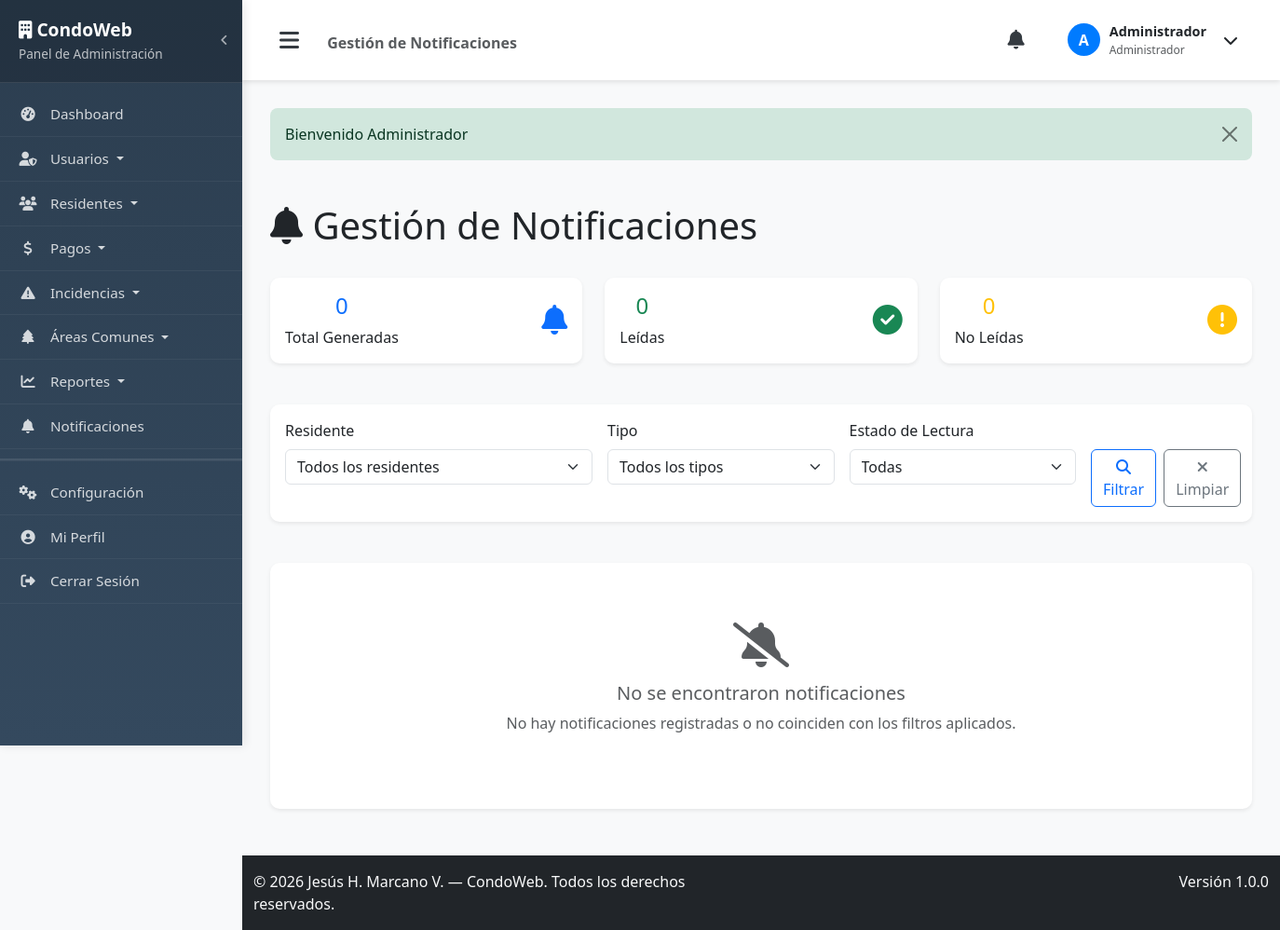
The app's page /notifications/admin (signed in), older data.
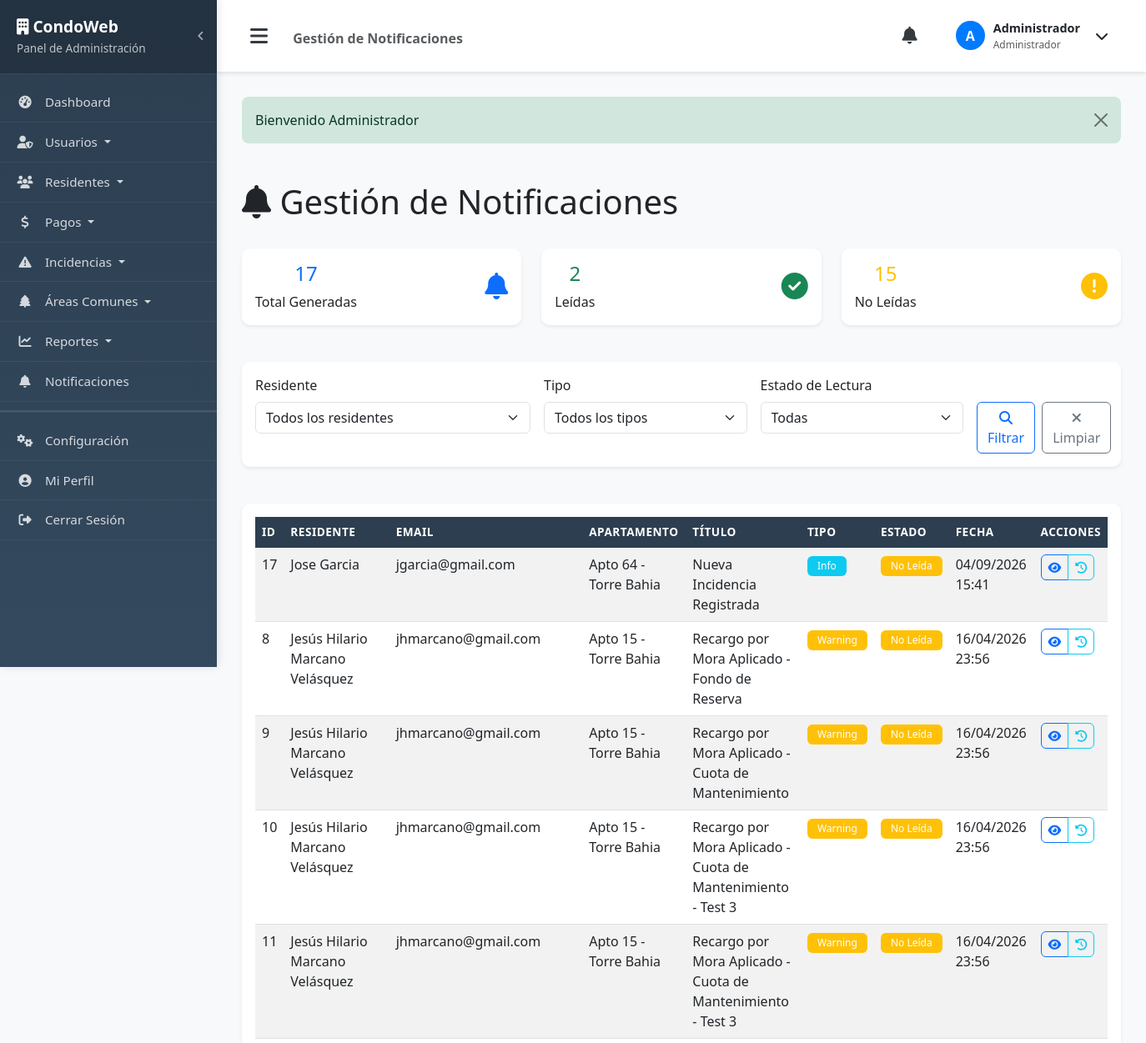
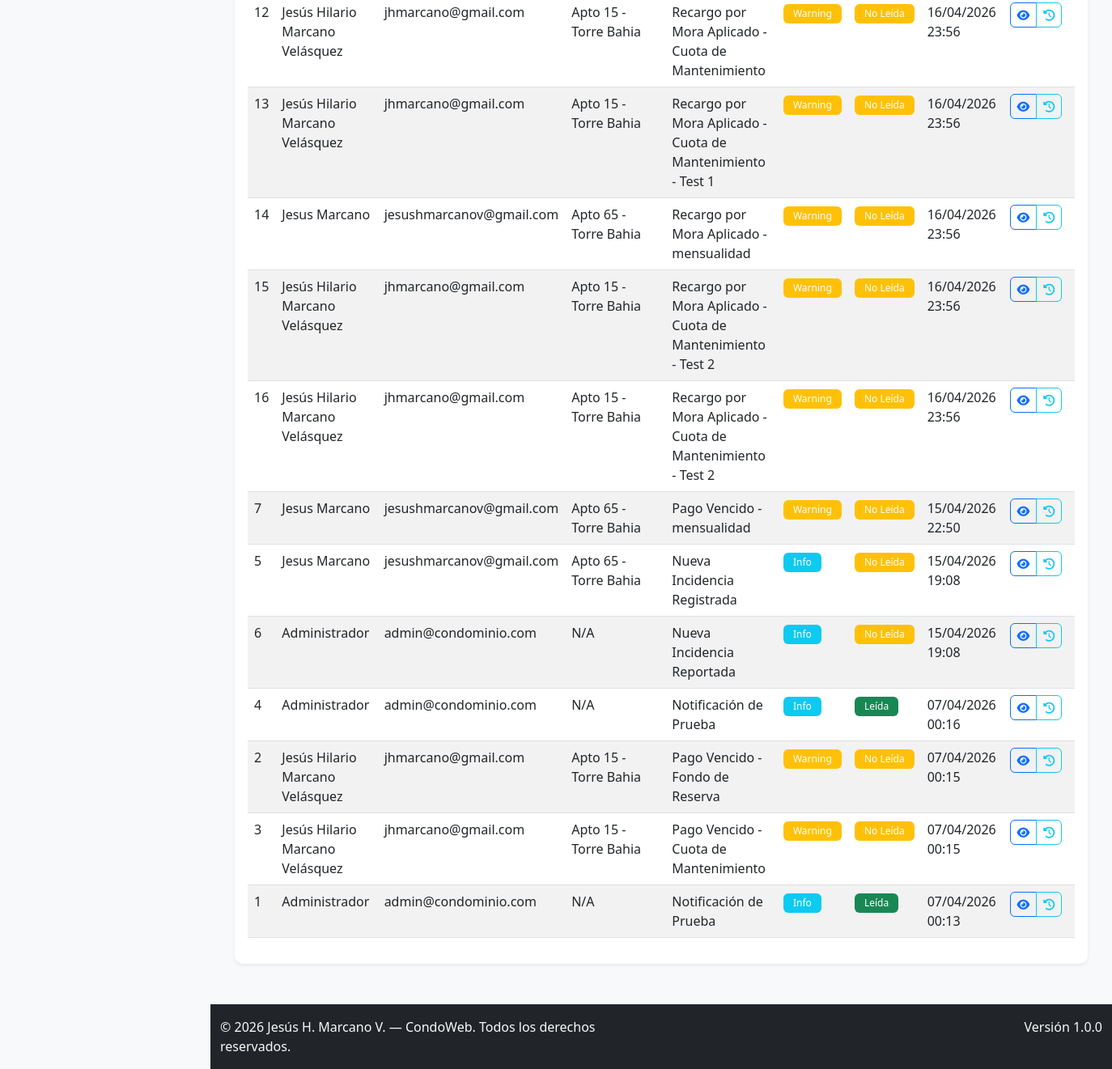
The same page, newer data (2 pictures, top to bottom).
### tables this page shows
CREATE TABLE `notificaciones` (
  `id` int(11) NOT NULL AUTO_INCREMENT,
  `usuario_id` int(11) NOT NULL,
  `titulo` varchar(100) NOT NULL,
  `mensaje` text NOT NULL,
  `tipo` enum('info','warning','success','error') DEFAULT 'info',
  `leida` tinyint(1) DEFAULT 0,
  `created_at` timestamp NOT NULL DEFAULT current_timestamp(),
  PRIMARY KEY (`id`),
  KEY `idx_notificaciones_usuario_id` (`usuario_id`),
  CONSTRAINT `notificaciones_ibfk_1` FOREIGN KEY (`usuario_id`) REFERENCES `usuarios` (`id`) ON DELETE CASCADE
);

CREATE TABLE `usuarios` (
  `id` int(11) NOT NULL AUTO_INCREMENT,
  `nombre` varchar(100) NOT NULL,
  `email` varchar(100) NOT NULL,
  `password` varchar(255) NOT NULL,
  `rol` enum('admin','resident') NOT NULL,
  `telefono` varchar(20) DEFAULT NULL,
  `created_at` timestamp NOT NULL DEFAULT current_timestamp(),
  `updated_at` timestamp NOT NULL DEFAULT current_timestamp() ON UPDATE current_timestamp(),
  PRIMARY KEY (`id`),
  UNIQUE KEY `email` (`email`)
);

CREATE TABLE `residentes` (
  `id` int(11) NOT NULL AUTO_INCREMENT,
  `usuario_id` int(11) NOT NULL,
  `apartamento` varchar(10) NOT NULL,
  `piso` int(11) NOT NULL,
  `torre` varchar(50) DEFAULT NULL,
  `fecha_ingreso` date DEFAULT NULL,
  `estado` enum('activo','inactivo') DEFAULT 'activo',
  `created_at` timestamp NOT NULL DEFAULT current_timestamp(),
  `updated_at` timestamp NOT NULL DEFAULT current_timestamp() ON UPDATE current_timestamp(),
  PRIMARY KEY (`id`),
  UNIQUE KEY `usuario_id` (`usuario_id`),
  KEY `idx_residentes_usuario_id` (`usuario_id`),
  CONSTRAINT `residentes_ibfk_1` FOREIGN KEY (`usuario_id`) REFERENCES `usuarios` (`id`) ON DELETE CASCADE
);

### app/controllers/Controller.php (called while the page is built, shortened)
<?php
class Controller {
    public function __construct() {
        $database = new Database();
        $this->db = $database->getConnection();
    }
    protected function view($view, $data = []) {
        extract($data);
        require_once APP_PATH . '/views/' . $view . '.php';
    }
}
?>

### app/controllers/NotificationController.php (called while the page is built, shortened)
<?php
class NotificationController extends Controller {
    private $notification;
    private $resident;
    public function __construct() {
        $this->notification = new Notification($this->db);
        $this->resident = new Resident($this->db);
    }
    public function admin() {
        $filters = [];
        $notifications = $this->notification->readAll($filters);
        $notifications_list = $notifications->fetchAll(PDO::FETCH_ASSOC);
        $residents = $this->resident->getActiveResidents()->fetchAll(PDO::FETCH_ASSOC);
        $stats = $this->notification->getStats();
        $this->view('admin/notifications/index', [
            'notifications' => $notifications_list,
            'residents' => $residents,
            'filters' => $filters,
            'stats' => $stats
        ]);
    }
}
?>

### app/models/Notification.php (called while the page is built, shortened)
<?php
class Notification {
    private $conn;
    private $table_name = "notificaciones";
    public function __construct($db) {
        $this->conn = $db;
    }
    public function readAll($filters = []) {
        $query = "SELECT n.*, u.nombre, u.email, r.apartamento, r.piso, r.torre
                  FROM " . $this->table_name . " n
                  LEFT JOIN usuarios u ON n.usuario_id = u.id
                  LEFT JOIN residentes r ON u.id = r.usuario_id
                  WHERE 1=1";
        $query .= " ORDER BY n.created_at DESC";
        $stmt = $this->conn->prepare($query);
        $stmt->execute();
        return $stmt;
    }
    public function getStats() {
        $query = "SELECT
                    COUNT(*) as total_notificaciones,
                    SUM(CASE WHEN leida = TRUE THEN 1 ELSE 0 END) as notificaciones_leidas,
                    SUM(CASE WHEN leida = FALSE THEN 1 ELSE 0 END) as notificaciones_no_leidas,
                    SUM(CASE WHEN tipo = 'info' THEN 1 ELSE 0 END) as tipo_info,
                    SUM(CASE WHEN tipo = 'warning' THEN 1 ELSE 0 END) as tipo_warning,
                    SUM(CASE WHEN tipo = 'success' THEN 1 ELSE 0 END) as tipo_success,
                    SUM(CASE WHEN tipo = 'error' THEN 1 ELSE 0 END) as tipo_error
                  FROM " . $this->table_name;
        $stmt = $this->conn->prepare($query);
        $stmt->execute();
        return $stmt->fetch(PDO::FETCH_ASSOC);
    }
}
?>

### app/models/Database.php (called while the page is built, shortened)
<?php
class Database {
    private $host = DB_HOST;
    private $db_name = DB_NAME;
    private $username = DB_USER;
    private $password = DB_PASS;
    public function getConnection() {
        $this->conn = null;
        try {
            $this->conn = new PDO("mysql:host=" . $this->host . ";dbname=" . $this->db_name, $this->username, $this->password);
            $this->conn->exec("set names utf8");
            $this->conn->setAttribute(PDO::ATTR_ERRMODE, PDO::ERRMODE_EXCEPTION);
        } catch(PDOException $exception) {
            echo "Error de conexión: " . $exception->getMessage();
        }
        return $this->conn;
    }
}
?>

### config/config.php (called while the page is built, shortened)
<?php
function formatDate($date) {
    return date('d/m/Y H:i', strtotime($date));
}
?>

### app/views/admin/notifications/index.php (the view, shortened to what the changed rows need)
<?php include APP_PATH . '/views/layouts/header.php'; ?>
<div class="row">
    <div class="col-12">
        <div class="d-flex justify-content-between align-items-center mb-4">
            <h1><i class="fas fa-bell"></i> Gestión de Notificaciones</h1>
        </div>
    </div>
</div>
<div class="row mb-4">
    <div class="col-md-4">
        <div class="card text-center">
            <div class="card-body">
                <div class="d-flex justify-content-between">
                    <div>
                        <h4 class="text-primary"><?= isset($stats['total_notificaciones']) ? $stats['total_notificaciones'] : 0 ?></h4>
                        <p class="mb-0">Total Generadas</p>
                    </div>
                </div>
            </div>
        </div>
    </div>
    <div class="col-md-4">
        <div class="card text-center">
            <div class="card-body">
                <div class="d-flex justify-content-between">
                    <div>
                        <h4 class="text-success"><?= isset($stats['notificaciones_leidas']) ? $stats['notificaciones_leidas'] : 0 ?></h4>
                        <p class="mb-0">Leídas</p>
                    </div>
                </div>
            </div>
        </div>
    </div>
    <div class="col-md-4">
        <div class="card text-center">
            <div class="card-body">
                <div class="d-flex justify-content-between">
                    <div>
                        <h4 class="text-warning"><?= isset($stats['notificaciones_no_leidas']) ? $stats['notificaciones_no_leidas'] : 0 ?></h4>
                        <p class="mb-0">No Leídas</p>
                    </div>
                </div>
            </div>
        </div>
    </div>
</div>
<div class="row">
    <div class="col-12">
        <div class="card">
            <div class="card-body">
                <?php if(isset($notifications) && count($notifications) > 0): ?>
                    <div class="table-responsive">
                        <table class="table table-striped table-hover">
                            <thead class="table-dark">
                                <tr>
                                    <th>ID</th>
                                    <th>Residente</th>
                                    <th>Email</th>
                                    <th>Apartamento</th>
                                    <th>Título</th>
                                    <th>Tipo</th>
                                    <th>Estado</th>
                                    <th>Fecha</th>
                                    <th>Acciones</th>
                                </tr>
                            </thead>
                            <tbody>
                                <?php foreach($notifications as $notification): ?>
                                    <tr>
                                        <td><?= $notification['id'] ?></td>
                                        <td><?= $notification['nombre'] ?></td>
                                        <td><?= $notification['email'] ?></td>
                                        <td>
                                            <?php if(isset($notification['apartamento'])): ?>
                                                Apto <?= $notification['apartamento'] ?>
                                                <?php if(isset($notification['torre']) && $notification['torre']): ?>
                                                    - Torre <?= $notification['torre'] ?>
                                                <?php endif; ?>
                                            <?php else: ?>
                                                N/A
                                            <?php endif; ?>
                                        </td>
                                        <td><?= $notification['titulo'] ?></td>
                                        <td>
                                            <?php
                                            $badge_class = 'secondary';
                                            switch($notification['tipo']) {
                                                case 'info': $badge_class = 'info'; break;
                                                case 'warning': $badge_class = 'warning'; break;
                                            }
                                            ?>
                                            <span class="badge bg-<?= $badge_class ?>">
                                                <?= ucfirst($notification['tipo']) ?>
                                            </span>
                                        </td>
                                        <td>
                                            <span class="badge bg-<?= $notification['leida'] ? 'success' : 'warning' ?>">
                                                <?= $notification['leida'] ? 'Leída' : 'No Leída' ?>
                                            </span>
                                        </td>
                                        <td><?= formatDate($notification['created_at']) ?></td>
                                        <td>
                                            <div class="btn-group btn-group-sm">
                                                <button type="button"
                                                        class="btn btn-outline-primary"
                                                        data-bs-toggle="modal"
                                                        data-bs-target="#notificationModal<?= $notification['id'] ?>"
                                                        title="Ver detalles">
                                                    <i class="fas fa-eye"></i>
                                                </button>
                                                <a href="<?= APP_URL ?>/notifications/admin?usuario_id=<?= $notification['usuario_id'] ?>"
                                                   class="btn btn-outline-info"
                                                   title="Ver historial del residente">
                                                    <i class="fas fa-history"></i>
                                                </a>
                                            </div>
                                        </td>
                                    </tr>
                                <?php endforeach; ?>
                            </tbody>
                        </table>
                    </div>
                <?php else: ?>
                    <div class="text-center py-5">
                        <i class="fas fa-bell-slash fa-3x text-muted mb-3"></i>
                        <h5 class="text-muted">No se encontraron notificaciones</h5>
                        <p class="text-muted">No hay notificaciones registradas o no coinciden con los filtros aplicados.</p>
                    </div>
                <?php endif; ?>
            </div>
        </div>
    </div>
</div>
<?php include APP_PATH . '/views/layouts/footer.php'; ?>

Row changes from the older to the newer data that the page shows:
added notificaciones: id "17", usuario.nombre "Jose Garcia", usuario.email "jgarcia@gmail.com", residentes.apartamento "64", residentes.torre "Bahia", titulo "Nueva Incidencia Registrada", tipo "Info", leida "No Leída", created_at "04/09/2026 15:41"
added notificaciones: id "8", usuario.nombre "Jesús Hilario Marcano Velásquez", usuario.email "jhmarcano@gmail.com", residentes.apartamento "15", residentes.torre "Bahia", titulo "Recargo por Mora Aplicado - Fondo de Reserva", tipo "Warning", leida "No Leída", created_at "16/04/2026 23:56"
added notificaciones: id "9", usuario.nombre "Jesús Hilario Marcano Velásquez", usuario.email "jhmarcano@gmail.com", residentes.apartamento "15", residentes.torre "Bahia", titulo "Recargo por Mora Aplicado - Cuota de Mantenimiento", tipo "Warning", leida "No Leída", created_at "16/04/2026 23:56"
added notificaciones: id "10", usuario.nombre "Jesús Hilario Marcano Velásquez", usuario.email "jhmarcano@gmail.com", residentes.apartamento "15", residentes.torre "Bahia", titulo "Recargo por Mora Aplicado - Cuota de Mantenimiento - Test 3", tipo "Warning", leida "No Leída", created_at "16/04/2026 23:56"
added notificaciones: id "11", usuario.nombre "Jesús Hilario Marcano Velásquez", usuario.email "jhmarcano@gmail.com", residentes.apartamento "15", residentes.torre "Bahia", titulo "Recargo por Mora Aplicado - Cuota de Mantenimiento - Test 3", tipo "Warning", leida "No Leída", created_at "16/04/2026 23:56"
added notificaciones: id "12", usuario.nombre "Jesús Hilario Marcano Velásquez", usuario.email "jhmarcano@gmail.com", residentes.apartamento "15", residentes.torre "Bahia", titulo "Recargo por Mora Aplicado - Cuota de Mantenimiento", tipo "Warning", leida "No Leída", created_at "16/04/2026 23:56"
added notificaciones: id "13", usuario.nombre "Jesús Hilario Marcano Velásquez", usuario.email "jhmarcano@gmail.com", residentes.apartamento "15", residentes.torre "Bahia", titulo "Recargo por Mora Aplicado - Cuota de Mantenimiento - Test 1", tipo "Warning", leida "No Leída", created_at "16/04/2026 23:56"
added notificaciones: id "14", usuario.nombre "Jesus Marcano", usuario.email "jesushmarcanov@gmail.com", residentes.apartamento "65", residentes.torre "Bahia", titulo "Recargo por Mora Aplicado - mensualidad", tipo "Warning", leida "No Leída", created_at "16/04/2026 23:56"
added notificaciones: id "15", usuario.nombre "Jesús Hilario Marcano Velásquez", usuario.email "jhmarcano@gmail.com", residentes.apartamento "15", residentes.torre "Bahia", titulo "Recargo por Mora Aplicado - Cuota de Mantenimiento - Test 2", tipo "Warning", leida "No Leída", created_at "16/04/2026 23:56"
added notificaciones: id "16", usuario.nombre "Jesús Hilario Marcano Velásquez", usuario.email "jhmarcano@gmail.com", residentes.apartamento "15", residentes.torre "Bahia", titulo "Recargo por Mora Aplicado - Cuota de Mantenimiento - Test 2", tipo "Warning", leida "No Leída", created_at "16/04/2026 23:56"
added notificaciones: id "7", usuario.nombre "Jesus Marcano", usuario.email "jesushmarcanov@gmail.com", residentes.apartamento "65", residentes.torre "Bahia", titulo "Pago Vencido - mensualidad", tipo "Warning", leida "No Leída", created_at "15/04/2026 22:50"
added notificaciones: id "5", usuario.nombre "Jesus Marcano", usuario.email "jesushmarcanov@gmail.com", residentes.apartamento "65", residentes.torre "Bahia", titulo "Nueva Incidencia Registrada", tipo "Info", leida "No Leída", created_at "15/04/2026 19:08"
added notificaciones: id "6", usuario.nombre "Administrador", usuario.email "admin@condominio.com", shows "N/A", titulo "Nueva Incidencia Reportada", tipo "Info", leida "No Leída", created_at "15/04/2026 19:08"
added notificaciones: id "4", usuario.nombre "Administrador", usuario.email "admin@condominio.com", shows "N/A", titulo "Notificación de Prueba", tipo "Info", leida "Leída", created_at "07/04/2026 00:16"
added notificaciones: id "2", usuario.nombre "Jesús Hilario Marcano Velásquez", usuario.email "jhmarcano@gmail.com", residentes.apartamento "15", residentes.torre "Bahia", titulo "Pago Vencido - Fondo de Reserva", tipo "Warning", leida "No Leída", created_at "07/04/2026 00:15"
added notificaciones: id "3", usuario.nombre "Jesús Hilario Marcano Velásquez", usuario.email "jhmarcano@gmail.com", residentes.apartamento "15", residentes.torre "Bahia", titulo "Pago Vencido - Cuota de Mantenimiento", tipo "Warning", leida "No Leída", created_at "07/04/2026 00:15"
added notificaciones: id "1", usuario.nombre "Administrador", usuario.email "admin@condominio.com", shows "N/A", titulo "Notificación de Prueba", tipo "Info", leida "Leída", created_at "07/04/2026 00:13"
Text that changed along with them:
$stats['total_notificaciones']: "0" → "17"
$stats['notificaciones_leidas']: (not shown) → "2"
$stats['notificaciones_no_leidas']: (not shown) → "15"
text no longer shown: "0 0 No se encontraron notificaciones No hay notificaciones registradas o no coinciden con los filtros aplicados."
text now shown: "ID RESIDENTE EMAIL APARTAMENTO TÍTULO TIPO ESTADO FECHA ACCIONES"
